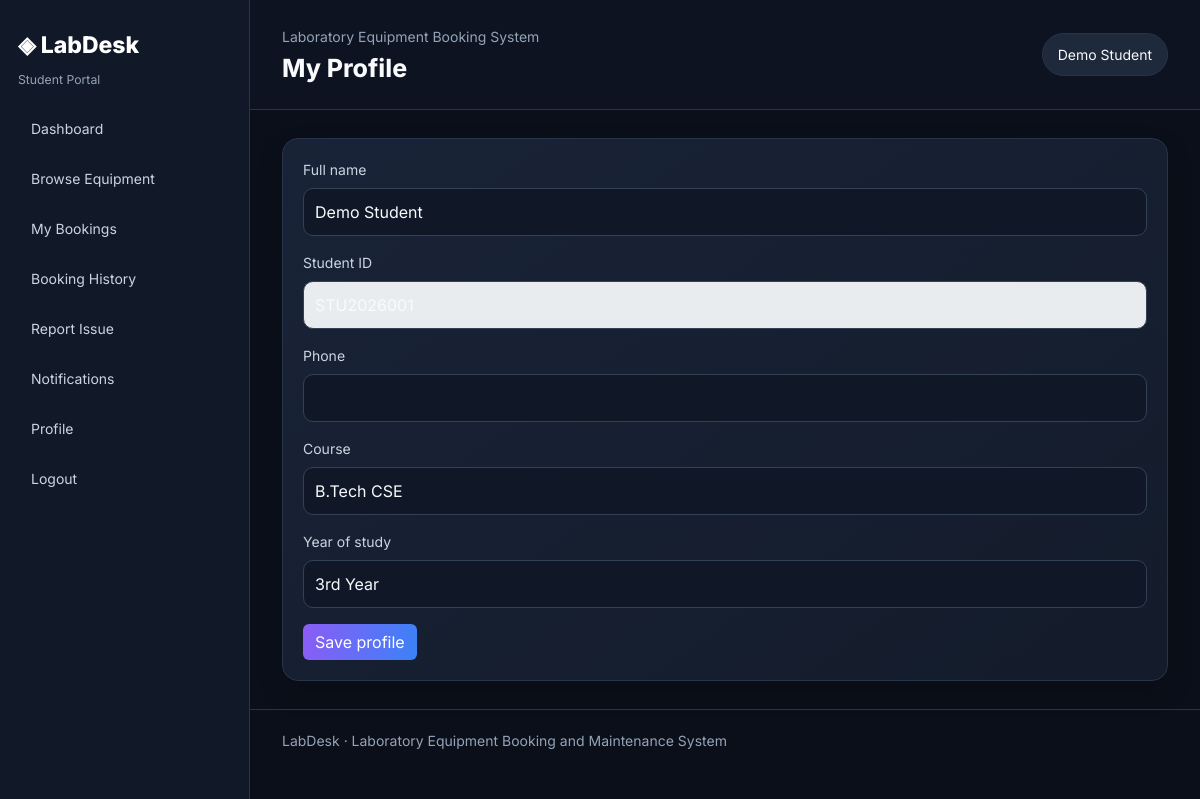
/student/profile.php (signed in), run on the app's committed database.
### tables this page shows
CREATE TABLE students (
 id INT AUTO_INCREMENT PRIMARY KEY, user_id INT NOT NULL UNIQUE, student_id VARCHAR(50) NOT NULL UNIQUE,
 phone VARCHAR(30), department VARCHAR(100), course VARCHAR(100), year_of_study VARCHAR(30),
 registration_date TIMESTAMP DEFAULT CURRENT_TIMESTAMP,
 CONSTRAINT fk_students_user FOREIGN KEY(user_id) REFERENCES users(id) ON DELETE CASCADE
);

### student/profile.php (the view, shortened to what this page needs)
<?php
require_once __DIR__.'/../includes/auth.php'; require_role('student');$uid=current_user()['id'];$s=$pdo->prepare("SELECT * FROM students WHERE user_id=?");$s->execute([$uid]);$student=$s->fetch();
page_header('My Profile','student');?>
<div class="panel"><form method="post"><input type="hidden" name="csrf_token" value="<?=e(csrf_token())?>"><label class="form-label">Full name</label><input class="form-control mb-3" name="name" value="<?=e(current_user()['name'])?>" required><label class="form-label">Student ID</label><input class="form-control mb-3" value="<?=e($student['student_id']??'')?>" disabled><label class="form-label">Phone</label><input class="form-control mb-3" name="phone" value="<?=e($student['phone']??'')?>"><label class="form-label">Course</label><input class="form-control mb-3" name="course" value="<?=e($student['course']??'')?>"><label class="form-label">Year of study</label><input class="form-control mb-3" name="year" value="<?=e($student['year_of_study']??'')?>"><button class="btn btn-primary">Save profile</button></form></div><?php page_footer();?>

### assets/css/style.css (style rules this page uses)
:root { --bg:#0B0F19;--side:#111827;--card:#161E2E;--surface:#1E293B;--purple:#8B5CF6;--blue:#3B82F6;--text:#F8FAFC;--muted:#94A3B8;--border:#273449 }
* { box-sizing:border-box }
body { margin:0;background:var(--bg);color:var(--text);font-family:Inter,system-ui,sans-serif;font-size:14px }
.card-dark,.panel { background:linear-gradient(145deg,#192337,#141c2b);border:1px solid var(--border);border-radius:16px;padding:20px;box-shadow:0 12px 28px #0002 }
.btn-primary { background:linear-gradient(100deg,var(--purple),var(--blue));border:0 }
.form-control,.form-select { background:#101827;border:1px solid #334155;color:#f8fafc;border-radius:10px;padding:11px }
.form-label { color:#cbd5e1 }

### data on the page
students: student "STU2026001", course "B.Tech CSE", year "3rd Year"

### other printed values
$role "Student"
$label "Dashboard"
$label "Browse Equipment"
$label "My Bookings"
$label "Booking History"
$label "Report Issue"
$label "Notifications"
$label "Profile"
$title "My Profile"
$user['name'] "Demo Student"
